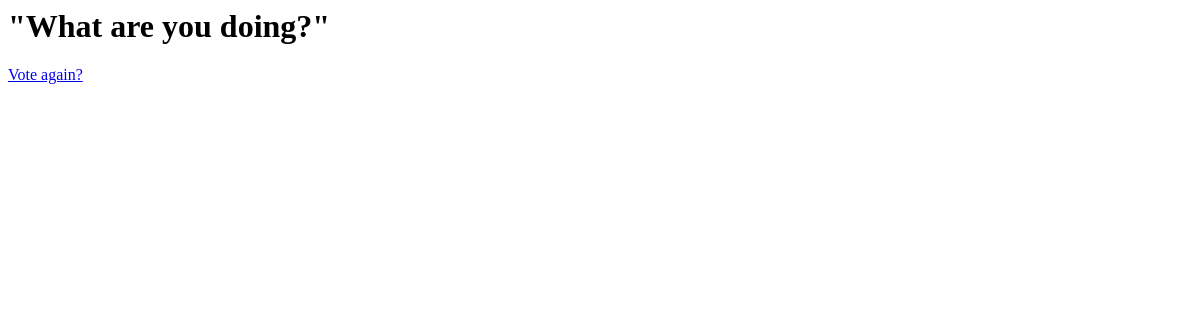
The page /polls/2/results/ on the database as committed earlier.
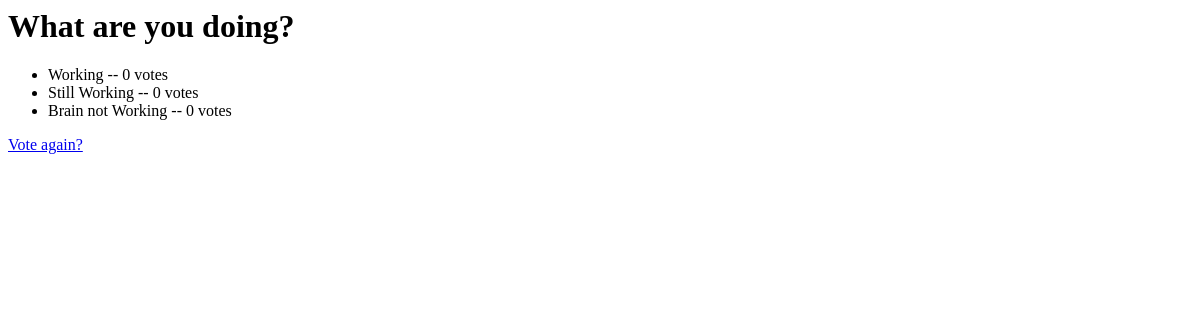
The same page on the database as committed later.
### polls/models.py (models this page shows, shortened)
class Question(models.Model):
    question_text = models.CharField(max_length=200)
    pub_date = models.DateTimeField("Date Published")

class Choice(models.Model):
    Question = models.ForeignKey(Question, on_delete=models.CASCADE)
    choice_text = models.CharField(max_length=200)
    votes = models.IntegerField(default=0)

### polls/views.py (the view)
# urls.py: path("<int:pk>/results/", views.ResultsView.as_view(), name="results"),
class ResultsView(generic.DetailView):
    model = Question
    template_name = "polls/results.html"

### polls/templates/polls/results.html
<h1>{{ question.question_text }}</h1>
<ul>
{% for choice in question.choice_set.all %}
    <li>{{ choice.choice_text }} -- {{ choice.votes }} vote{{ choice.votes|pluralize }}</li>
{% endfor %}
</ul>
<a href="{% url 'polls:detail' question.id %}">Vote again?</a>

Rows that differ between the two databases and show on the page:
changed Question: question_text "\"What are you doing?\"" → "What are you doing?"
added Choice: choice_text "Working", votes "0"
added Choice: choice_text "Still Working", votes "0"
added Choice: choice_text "Brain not Working", votes "0"
